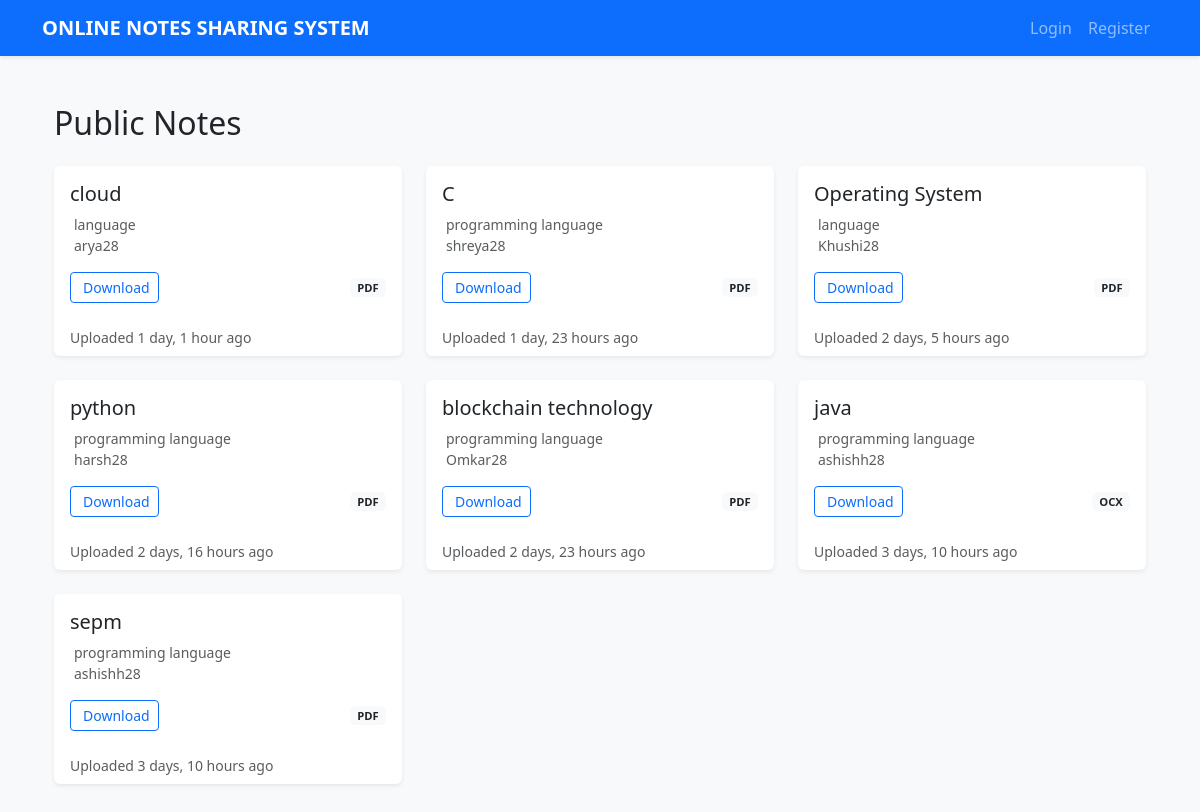
The page / on the database its author committed.
### notes/models.py (models this page shows, shortened)
class Note(models.Model):
    user = models.ForeignKey(User, on_delete=models.CASCADE)
    title = models.CharField(max_length=200)
    subject = models.CharField(max_length=100)
    file = models.FileField(upload_to='notes_files/')
    uploaded_at = models.DateTimeField(auto_now_add=True)
    public = models.BooleanField(default=True)  # ✅ NEW

### notes/views.py (the view)
# urls.py: path('', views.home, name='home'),
def home(request):
    notes = Note.objects.filter(public=True).order_by('-uploaded_at')
    return render(request, 'home.html', {'notes': notes})

### notes/templates/home.html (shortened to what this page needs)
{% extends "base.html" %}
{% block content %}
<div class="container py-4">
    <div class="d-flex justify-content-between align-items-center mb-4">
        <h2 class="mb-0">Public Notes</h2>
    </div>
    <div class="row row-cols-1 row-cols-md-2 row-cols-lg-3 g-4">
        {% for note in notes %}
        <div class="col">
            <div class="card h-100 shadow-sm border-0">
                <div class="card-body">
                    <h5 class="card-title">{{ note.title }}</h5>
                    <p class="text-muted small mb-3">
                        {{ note.subject }}<br>
                        {{ note.user.username }}
                    </p>
                    <div class="d-flex justify-content-between align-items-center">
                        <a href="{{ note.file.url }}" class="btn btn-sm btn-outline-primary">
                            Download
                        </a>
                        <span class="badge bg-light text-dark">
                            {{ note.file.name|slice:"-3:"|upper }}
                        </span>
                    </div>
                </div>
                <div class="card-footer bg-transparent border-top-0 text-muted small">
                    Uploaded {{ note.uploaded_at|timesince }} ago
                </div>
            </div>
        </div>
        {% empty %}
        <div class="col-12">
            <div class="alert alert-info text-center">
                No public notes available yet.
            </div>
        </div>
        {% endfor %}
    </div>
</div>
{% endblock %}

### notes/templates/base.html (shortened to what this page needs)
<!DOCTYPE html>
<html lang="en">
<head>
    <link href="https://cdn.jsdelivr.net/npm/bootstrap@5.3.3/dist/css/bootstrap.min.css" rel="stylesheet">
</head>
<body>
    <nav class="navbar navbar-expand-lg navbar-dark bg-primary shadow-sm">
        <div class="container">
            <a class="navbar-brand" href="{% url 'home' %}">ONLINE NOTES SHARING SYSTEM</a>
            <div class="collapse navbar-collapse" id="navbarNav">
                <ul class="navbar-nav ms-auto">
                    {% if user.is_authenticated %}
                        <li class="nav-item">
                            <a class="nav-link" href="{% url 'dashboard' %}">Dashboard</a>
                        </li>
                        <li class="nav-item">
                            <a class="nav-link" href="{% url 'upload_note' %}">Upload Note</a>
                        </li>
                        <li class="nav-item">
                            <a class="nav-link" href="{% url 'public_notes' %}">Public Notes</a>
                        </li>
                        <li class="nav-item">
                            <a class="nav-link" href="{% url 'logout' %}">Logout</a>
                        </li>
                    {% else %}
                        <li class="nav-item">
                            <a class="nav-link" href="{% url 'login' %}">Login</a>
                        </li>
                        <li class="nav-item">
                            <a class="nav-link" href="{% url 'register' %}">Register</a>
                        </li>
                    {% endif %}
                </ul>
            </div>
        </div>
    </nav>
    <div class="container my-4">
        {% block content %}
        {% endblock %}
    </div>
</body>
</html>

### notes/templates/base.html (style rules this page uses)
body { background-color: #f8f9fa; }
.navbar-brand { font-weight: bold; }

### notes/templates/home.html (style rules this page uses)
.card { transition: transform 0.2s, box-shadow 0.2s; }
.badge { font-size: 0.7rem; padding: 0.35em 0.65em; }

### rows shown on the page
Note: title "cloud", subject "language", user.username "arya28", file.name "PDF", uploaded_at "1 day, 1 hour"
Note: title "C", subject "programming language", user.username "shreya28", file.name "PDF", uploaded_at "1 day, 23 hours"
Note: title "Operating System", subject "language", user.username "Khushi28", file.name "PDF", uploaded_at "2 days, 5 hours"
Note: title "python", subject "programming language", user.username "harsh28", file.name "PDF", uploaded_at "2 days, 16 hours"
Note: title "blockchain technology", subject "programming language", user.username "Omkar28", file.name "PDF", uploaded_at "2 days, 23 hours"
Note: title "java", subject "programming language", user.username "ashishh28", file.name "OCX", uploaded_at "3 days, 10 hours"
Note: title "sepm", subject "programming language", user.username "ashishh28", file.name "PDF", uploaded_at "3 days, 10 hours"
